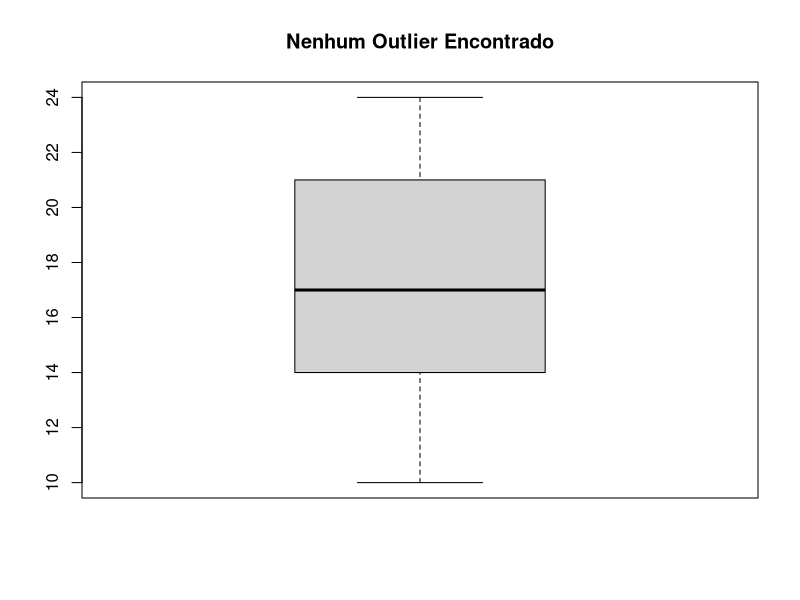
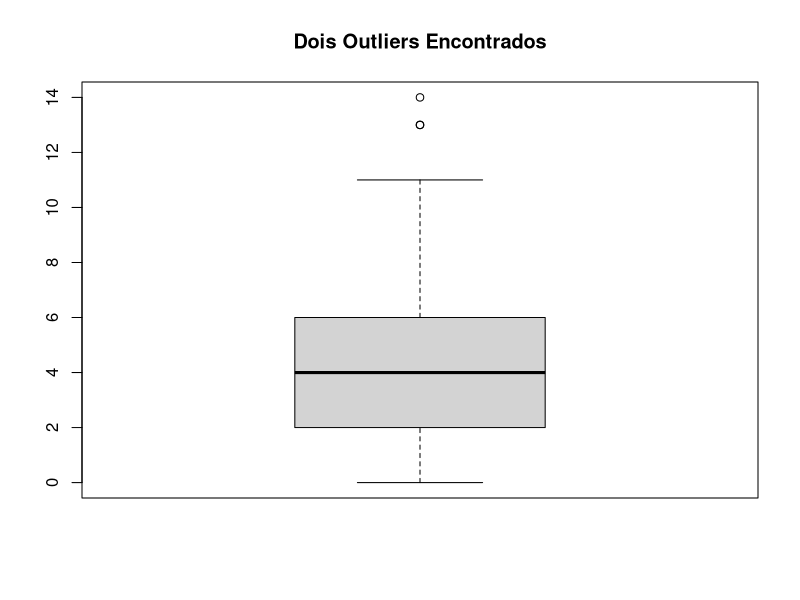
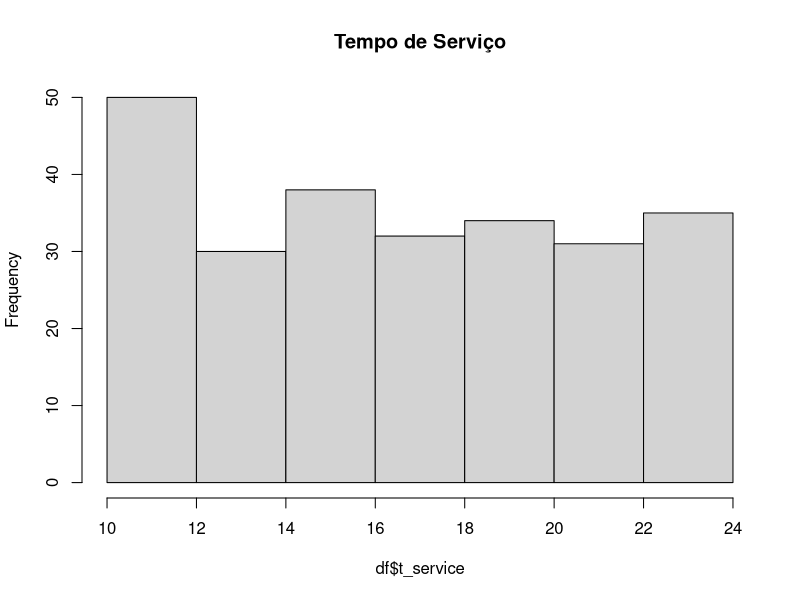
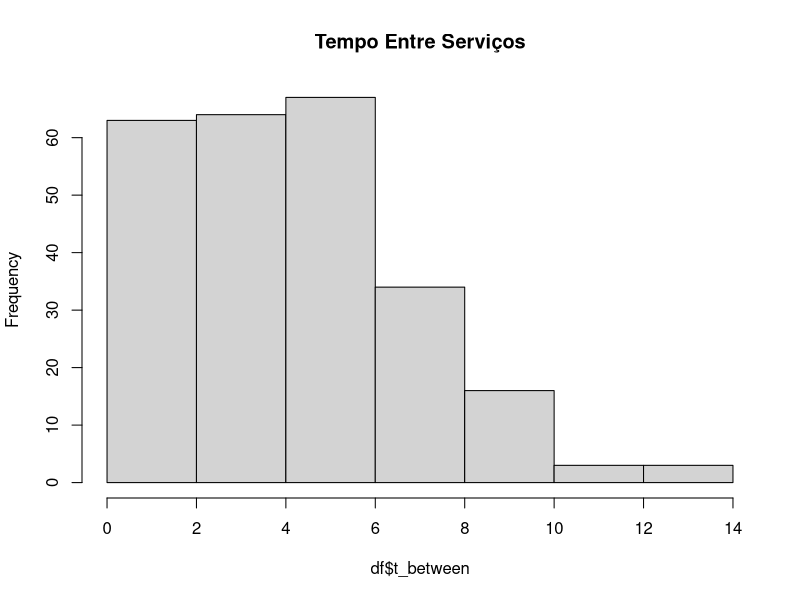
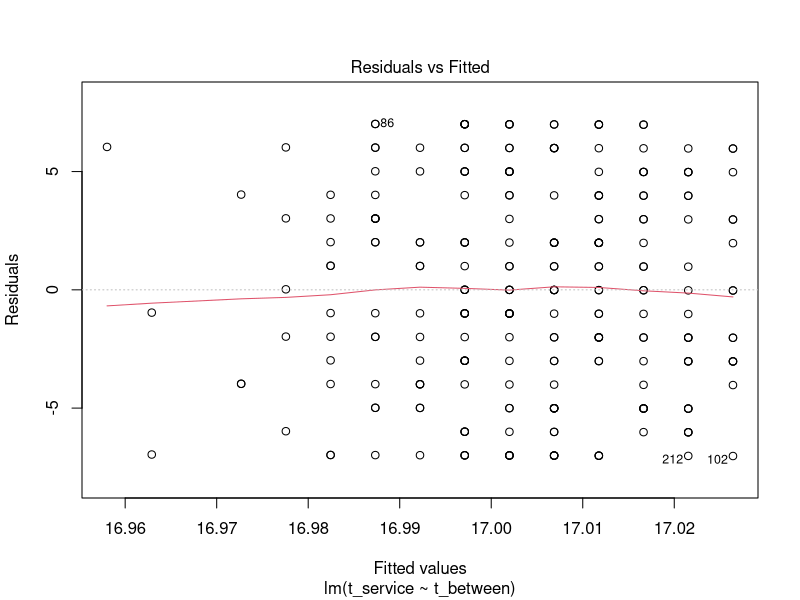
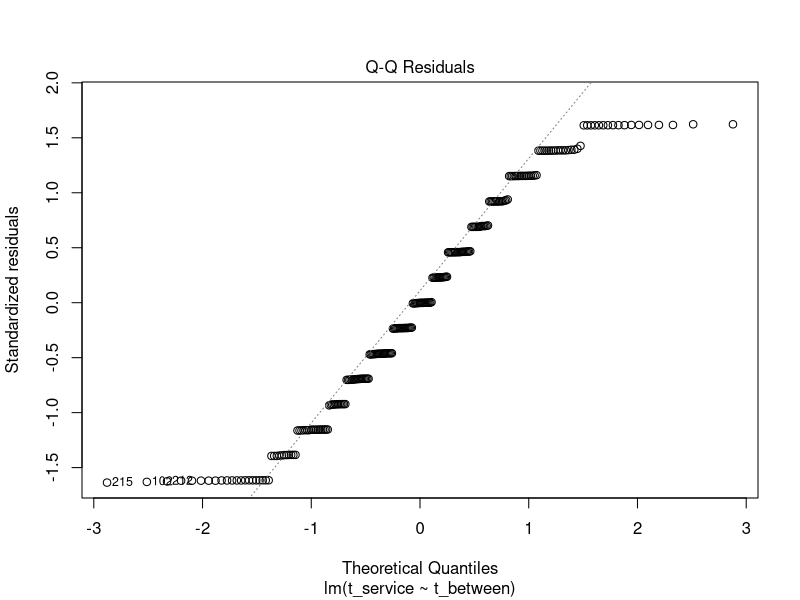
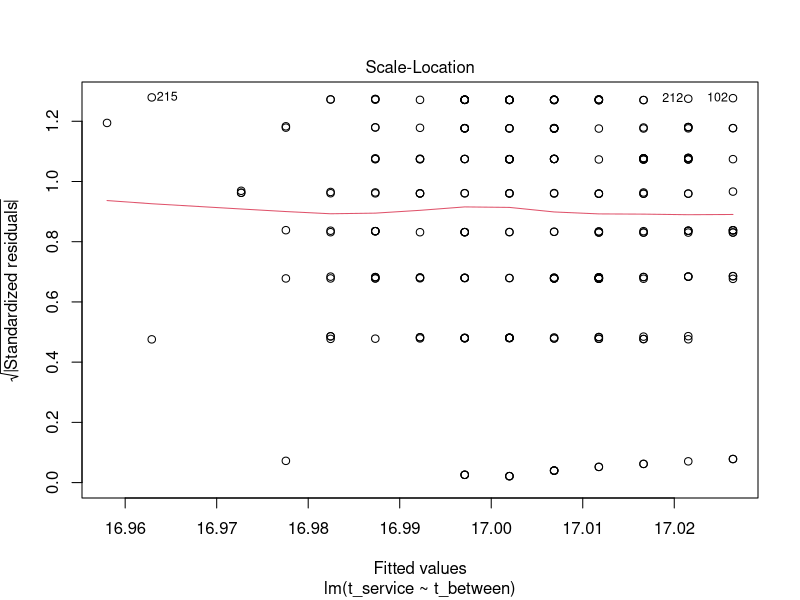
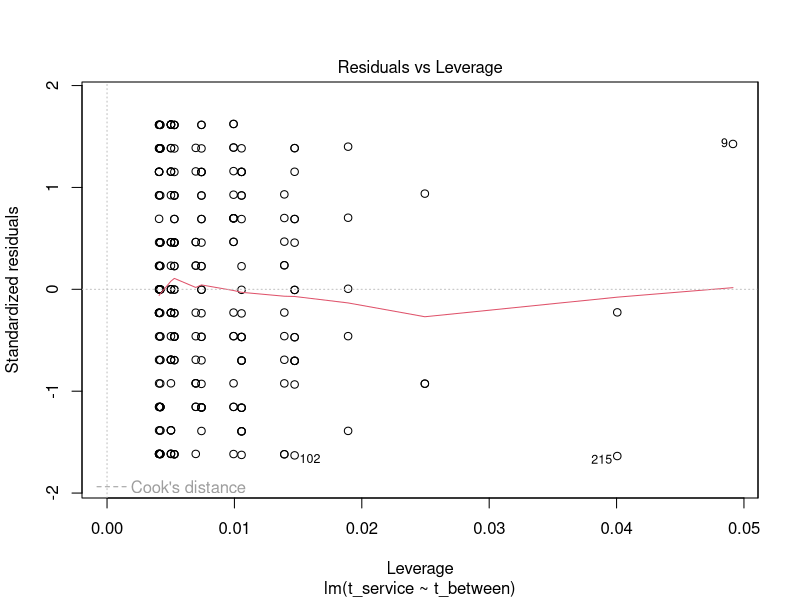

Source code (R) for these figures, in order:
## ---- chunk 1
library(gridExtra)

t_service <- read.csv('datasets/ts.txt')
t_between <- read.csv('datasets/tc.txt')

df <- data.frame(t_service, t_between)
## ---- chunk 2
head(df)
## ---- chunk 3
boxplot(df$t_service, main = "Nenhum Outlier Encontrado")
## ---- chunk 4
boxplot(df$t_between, main = "Dois Outliers Encontrados")
## ---- chunk 5
cor(df$t_service, df$t_between)
## ---- chunk 6
hist(df$t_service, main = "Tempo de Serviço")
## ---- chunk 7
hist(df$t_between, main = "Tempo Entre Serviços")
## ---- chunk 8
model <- lm(t_service ~ t_between, df)

plot(model)
